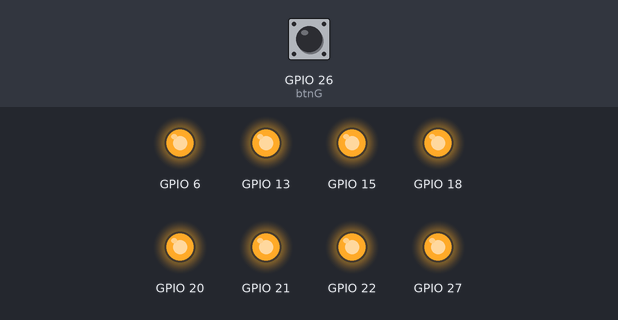
The program below on a simulated Raspberry Pi (BCM pin numbers). On the bench: output pins drawn as LEDs (lit = HIGH). Inputs (shaded band) come from the test bench; at power-on: GPIO 26 (btnG) HIGH. Random numbers come from a fixed seed; parts the program declares active-low are drawn by pin level, so they are really on while drawn off.

Above: at 1.2 s.
1.3 s: GPIO 26 (btnG) pulled LOW for 0.15 s
At 2.1 s:
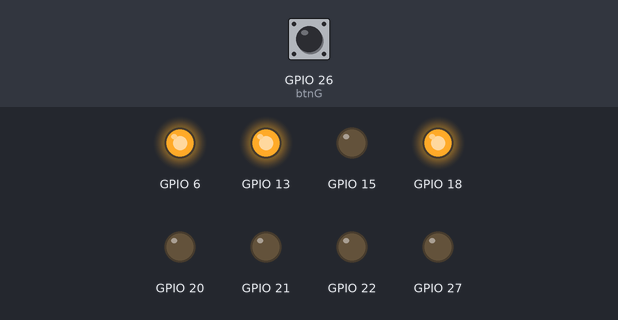
4.4 s: GPIO 26 (btnG) pulled LOW for 3.2 s
At 7.1 s:
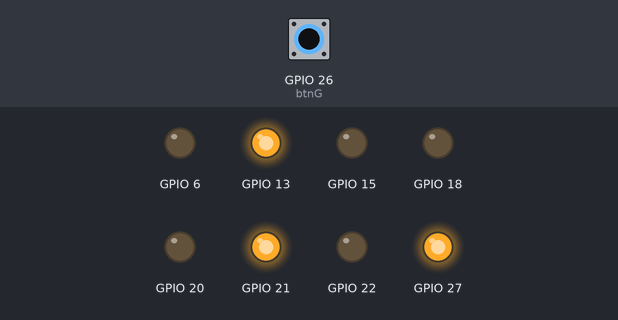
9.1 s: GPIO 26 (btnG) pulled LOW for 3.2 s
At 12.1 s:
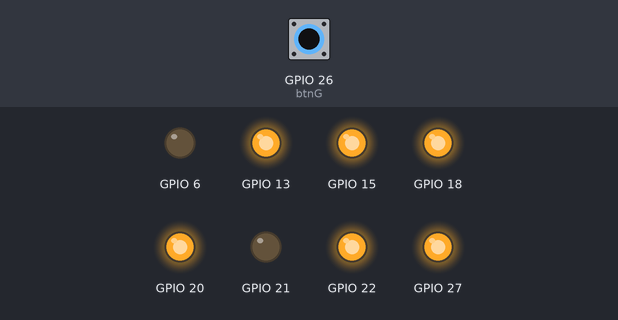
13.8 s: GPIO 26 (btnG) pulled LOW for 3.2 s
At 17.1 s:
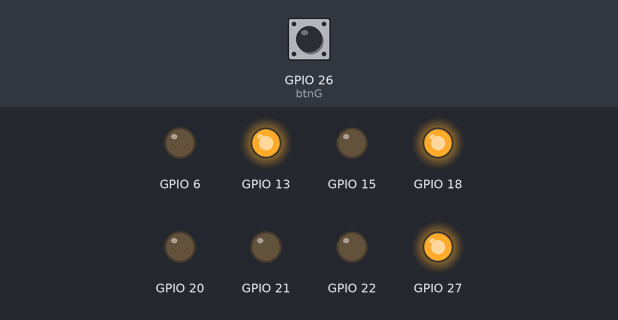
Timing chart, 0 to 22.8 s (numbered marks = the images above; inputs shaded):
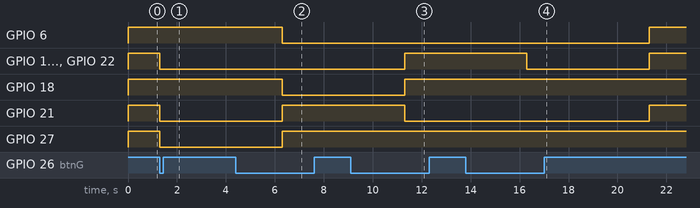

Measured:
- after the input at 1.3 s, GPIO 15, GPIO 20–22, GPIO 27: HIGH → LOW at once
- after the input at 4.4 s, GPIO 6, GPIO 18: HIGH → LOW after 1.9 s
- after the input at 9.1 s, GPIO 21: HIGH → LOW after 2.2 s
- after the input at 13.8 s, GPIO 15, GPIO 20, GPIO 22: HIGH → LOW after 2.5 s, → HIGH 5.0 s later

The program:

project_zero_w_dice_7_segment_display.py
```python
"""Python script implements a Digital Dice using 7-segment display"""

import time
import random
from gpiozero import LEDBoard, OutputDeviceError, LEDCollection, Button

# Class is copied from:
# https://www.stuffaboutcode.com/2016/10/raspberry-pi-7-segment-display-gpiozero.html

class SevenSegmentDisplay(LEDBoard):
    """Seven Segment Display Class"""
    def __init__(self, *pins, **kwargs):
        # 7 segment displays must have 7 or 8 pins
        if len(pins) < 7 or len(pins) > 8:
            raise ValueError('SevenSegmentDisplay must have 7 or 8 pins')
        # Don't allow 7 segments to contain collections
        for pin in pins:
            assert not isinstance(pin, LEDCollection)
        pwm = kwargs.pop('pwm', False)
        active_high = kwargs.pop('active_high', True)
        initial_value = kwargs.pop('initial_value', False)
        if kwargs:
            raise TypeError('unexpected keyword argument: %s' % kwargs.popitem()[0])

        self._layouts = {
            '1': (False, True, True, False, False, False, False),
            '2': (True, True, False, True, True, False, True),
            '3': (True, True, True, True, False, False, True),
            '4': (False, True, True, False, False, True, True),
            '5': (True, False, True, True, False, True, True),
            '6': (True, False, True, True, True, True, True),
            '7': (True, True, True, False, False, False, False),
            '8': (True, True, True, True, True, True, True),
            '9': (True, True, True, True, False, True, True),
            '0': (True, True, True, True, True, True, False),
            'A': (True, True, True, False, True, True, True),
            'B': (False, False, True, True, True, True, True),
            'C': (True, False, False, True, True, True, False),
            'D': (False, True, True, True, True, False, True),
            'E': (True, False, False, True, True, True, True),
            'F': (True, False, False, False, True, True, True),
            'G': (True, False, True, True, True, True, False),
            'H': (False, True, True, False, True, True, True),
            'I': (False, False, False, False, True, True, False),
            'J': (False, True, True, True, True, False, False),
            'K': (True, False, True, False, True, True, True),
            'L': (False, False, False, True, True, True, False),
            'M': (True, False, True, False, True, False, False),
            'N': (True, True, True, False, True, True, False),
            'O': (True, True, True, True, True, True, False),
            'P': (True, True, False, False, True, True, True),
            'Q': (True, True, False, True, False, True, True),
            'R': (True, True, False, False, True, True, False),
            'S': (True, False, True, True, False, True, True),
            'T': (False, False, False, True, True, True, True),
            'U': (False, False, True, True, True, False, False),
            'V': (False, True, True, True, True, True, False),
            'W': (False, True, False, True, False, True, False),
            'X': (False, True, True, False, True, True, True),
            'Y': (False, True, True, True, False, True, True),
            'Z': (True, True, False, True, True, False, True),
            '-': (False, False, False, False, False, False, True),
            ' ': (False, False, False, False, False, False, False),
            '=': (False, False, False, True, False, False, True)
        }

        super(SevenSegmentDisplay, self).__init__(*pins, pwm=pwm, active_high=active_high, initial_value=initial_value)

    def display(self, char):
        """Display"""
        char = str(char).upper()
        if len(char) > 1:
            raise ValueError('only a single character can be displayed')
        if char not in self._layouts:
            raise ValueError('there is no layout for character - %s' % char)
        layout = self._layouts[char]
        for led in range(7):
            self[led].value = layout[led]

    def display_hex(self, hexnumber):
        """Display Hex"""
        self.display(hex(hexnumber)[2:])

    @property
    def decimal_point(self):
        """Get Decimal Point"""
        # does the 7seg display have a decimal point (i.e pin 8)
        if len(self) > 7:
            return self[7].value
        raise OutputDeviceError('there is no 8th pin for the decimal point')

    @decimal_point.setter
    def decimal_point(self, value):
        """Set Decimal Point"""
        if len(self) > 7:
            self[7].value = value
        else:
            raise OutputDeviceError('there is no 8th pin for the decimal point')

    def set_char_layout(self, char, layout):
        """Set Char Layout"""
        char = str(char).upper()
        if len(char) != 1:
            raise ValueError('only a single character can be used in a layout')
        if len(layout) != 7:
            raise ValueError('a character layout must have 7 segments')
        self._layouts[char] = layout

# Demo code starts from here
seven_seg = SevenSegmentDisplay(20, 21, 6, 22, 27, 18, 15, 13, active_high=False)

btnG = Button(26)

listNums = [1, 2, 3, 4, 5, 6]

try:
    while True:
        if btnG.is_pressed:
            randomNum = random.choice(listNums)
            seven_seg.display(str(randomNum))
            time.sleep(5)
            seven_seg.display(" ")
except KeyboardInterrupt:
    seven_seg.display(" ")
finally:
    seven_seg.display(" ")
```
